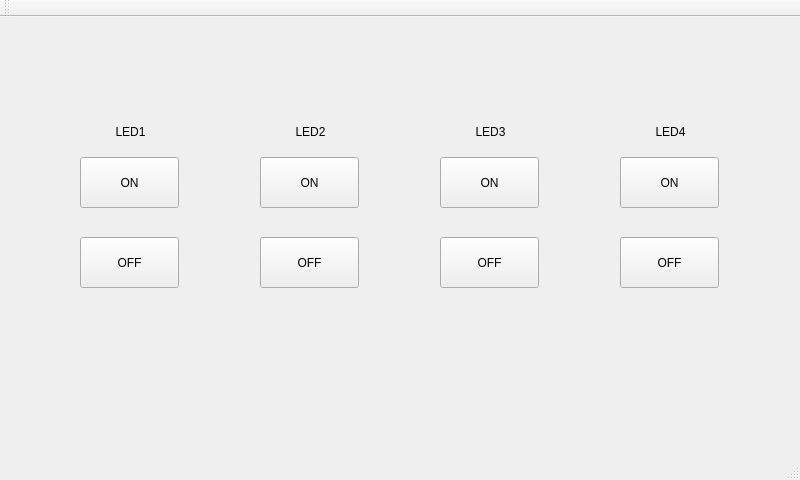
<?xml version="1.0" encoding="UTF-8"?>
<ui version="4.0">
 <class>MainWindow</class>
 <widget class="QMainWindow" name="MainWindow">
  <property name="geometry">
   <rect>
    <x>0</x>
    <y>0</y>
    <width>800</width>
    <height>480</height>
   </rect>
  </property>
  <property name="windowTitle">
   <string>MainWindow</string>
  </property>
  <widget class="QWidget" name="centralWidget">
   <widget class="QPushButton" name="btnLED1ON">
    <property name="geometry">
     <rect>
      <x>80</x>
      <y>140</y>
      <width>99</width>
      <height>51</height>
     </rect>
    </property>
    <property name="text">
     <string>ON</string>
    </property>
   </widget>
   <widget class="QPushButton" name="btnLED2ON">
    <property name="geometry">
     <rect>
      <x>260</x>
      <y>140</y>
      <width>99</width>
      <height>51</height>
     </rect>
    </property>
    <property name="text">
     <string>ON</string>
    </property>
   </widget>
   <widget class="QPushButton" name="btnLED3ON">
    <property name="geometry">
     <rect>
      <x>440</x>
      <y>140</y>
      <width>99</width>
      <height>51</height>
     </rect>
    </property>
    <property name="text">
     <string>ON</string>
    </property>
   </widget>
   <widget class="QPushButton" name="btnLED4ON">
    <property name="geometry">
     <rect>
      <x>620</x>
      <y>140</y>
      <width>99</width>
      <height>51</height>
     </rect>
    </property>
    <property name="text">
     <string>ON</string>
    </property>
   </widget>
   <widget class="QPushButton" name="bynLED1OFF">
    <property name="geometry">
     <rect>
      <x>80</x>
      <y>220</y>
      <width>99</width>
      <height>51</height>
     </rect>
    </property>
    <property name="text">
     <string>OFF</string>
    </property>
   </widget>
   <widget class="QPushButton" name="btnLED2OFF">
    <property name="geometry">
     <rect>
      <x>260</x>
      <y>220</y>
      <width>99</width>
      <height>51</height>
     </rect>
    </property>
    <property name="text">
     <string>OFF</string>
    </property>
   </widget>
   <widget class="QPushButton" name="btnLED3OFF">
    <property name="geometry">
     <rect>
      <x>440</x>
      <y>220</y>
      <width>99</width>
      <height>51</height>
     </rect>
    </property>
    <property name="text">
     <string>OFF</string>
    </property>
   </widget>
   <widget class="QPushButton" name="btnLED4OFF">
    <property name="geometry">
     <rect>
      <x>620</x>
      <y>220</y>
      <width>99</width>
      <height>51</height>
     </rect>
    </property>
    <property name="text">
     <string>OFF</string>
    </property>
   </widget>
   <widget class="QLabel" name="label">
    <property name="geometry">
     <rect>
      <x>90</x>
      <y>100</y>
      <width>81</width>
      <height>30</height>
     </rect>
    </property>
    <property name="text">
     <string>LED1</string>
    </property>
    <property name="alignment">
     <set>Qt::AlignCenter</set>
    </property>
   </widget>
   <widget class="QLabel" name="label_2">
    <property name="geometry">
     <rect>
      <x>270</x>
      <y>100</y>
      <width>81</width>
      <height>30</height>
     </rect>
    </property>
    <property name="text">
     <string>LED2</string>
    </property>
    <property name="alignment">
     <set>Qt::AlignCenter</set>
    </property>
   </widget>
   <widget class="QLabel" name="label_3">
    <property name="geometry">
     <rect>
      <x>450</x>
      <y>100</y>
      <width>81</width>
      <height>30</height>
     </rect>
    </property>
    <property name="text">
     <string>LED3</string>
    </property>
    <property name="alignment">
     <set>Qt::AlignCenter</set>
    </property>
   </widget>
   <widget class="QLabel" name="label_4">
    <property name="geometry">
     <rect>
      <x>630</x>
      <y>100</y>
      <width>81</width>
      <height>30</height>
     </rect>
    </property>
    <property name="text">
     <string>LED4</string>
    </property>
    <property name="alignment">
     <set>Qt::AlignCenter</set>
    </property>
   </widget>
  </widget>
  <widget class="QMenuBar" name="menuBar">
   <property name="geometry">
    <rect>
     <x>0</x>
     <y>0</y>
     <width>800</width>
     <height>25</height>
    </rect>
   </property>
  </widget>
  <widget class="QToolBar" name="mainToolBar">
   <attribute name="toolBarArea">
    <enum>TopToolBarArea</enum>
   </attribute>
   <attribute name="toolBarBreak">
    <bool>false</bool>
   </attribute>
  </widget>
  <widget class="QStatusBar" name="statusBar"/>
 </widget>
 <layoutdefault spacing="6" margin="11"/>
 <resources/>
 <connections/>
</ui>
